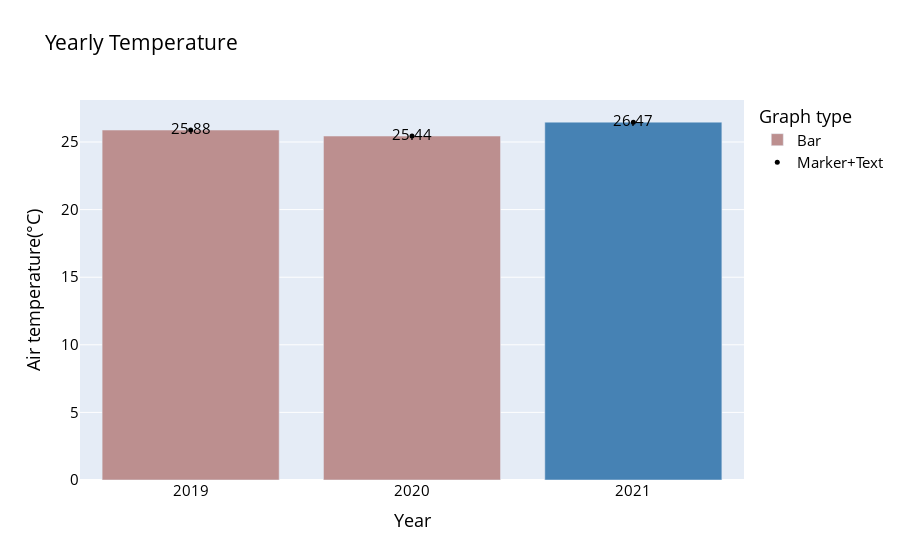

The code cell stored with this chart in its notebook:
### Code cell
fig = go.Figure()

colors = ['RosyBrown',] * 3
colors[2] = 'steelblue'

fig = go.Figure(data=[go.Bar(
    x=hot.index,
    y=hot["AIR TEMPERATURE - DRY BULB (°C)"],name="Bar",
    marker_color=colors # marker color can be a single color value or an iterable
)])


fig.add_trace(
    go.Scatter(
        x=hot.index,
        y=hot["AIR TEMPERATURE - DRY BULB (°C)"], name="Marker+Text", mode="markers+text", marker=dict(color="black", size=5)
        ,text=hot["AIR TEMPERATURE - DRY BULB (°C)"].round(2)
    ))



fig.update_xaxes(tickangle=0,
                 tickvals = hot.index
)


fig.update_layout(
    title="Yearly Temperature",
    xaxis_title="Year",
    yaxis_title="Air temperature(°C)",
    legend_title="Graph type",
    font=dict(
        size=15,
        color="black"
    ))

fig.show();

### Figure 1 — Plotly figure (JSON) as saved in the notebook; plotly's stock layout.template omitted (floating-point values rounded to 4 significant figures)
{"data": [{"marker": {"color": ["RosyBrown", "RosyBrown", "steelblue"]}, "name": "Bar", "type": "bar", "x": [2019, 2020, 2021], "y": [25.88, 25.44, 26.47]}, {"marker": {"color": "black", "size": 5}, "mode": "markers+text", "name": "Marker+Text", "text": [25.88, 25.44, 26.47], "type": "scatter", "x": [2019, 2020, 2021], "y": [25.88, 25.44, 26.47]}], "layout": {"font": {"color": "black", "size": 15}, "legend": {"title": {"text": "Graph type"}}, "title": {"text": "Yearly Temperature"}, "xaxis": {"tickangle": 0, "tickvals": [2019, 2020, 2021], "title": {"text": "Year"}}, "yaxis": {"title": {"text": "Air temperature(°C)"}}}}
